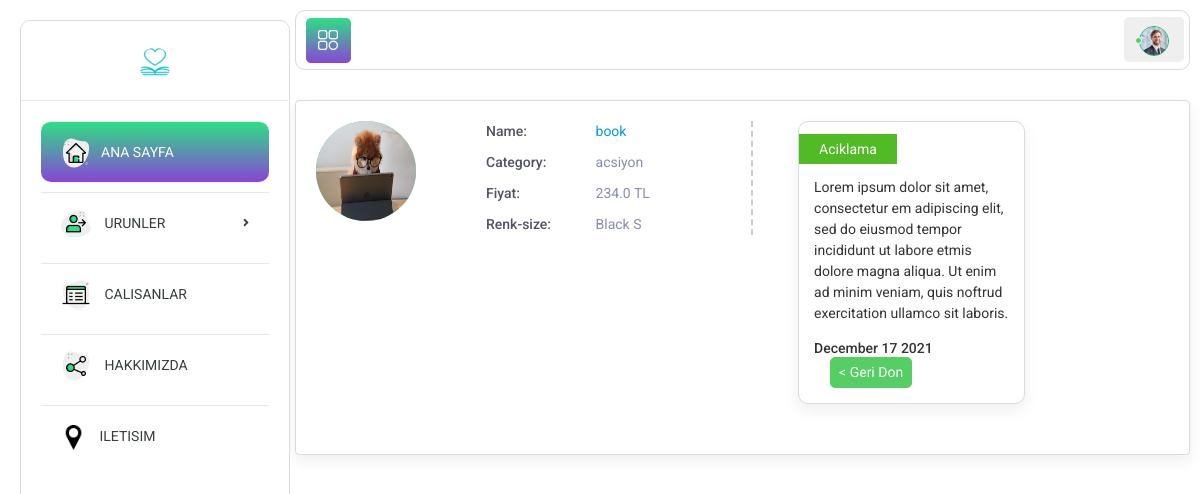
The app's page /urunler/kitap/ with its own data.
### Migros/models.py (models this page shows, shortened)
class Urunler(models.Model):
    sz                      = (
                                ("S", "S"),
                                ("XS", "XS"),
                                ("M", "M"),
                                ("L", "L"),
                                ("XL", "XL"),
                                ("XXL", "XXL")
                                )
    cr                       = (
                                ("Black", "Black"),
                                ("White", "White"),
                                ("Yellow", "Yellow"),
                                ("Red", "Red"),
                                ("Blue", "Blue"),
                                ("Green", "Green")
                            )
    bm                       = (
                                ("TL", "TL"),
                                ("$", "$"),
                                ("Euro", "Euro"),
                                )
    name                    = models.CharField(max_length=64, blank=True, null=True)
    slug                    = models.SlugField(allow_unicode=True)
    price                   = models.FloatField(max_length=7, blank=True, null=True)
    birim                   = models.CharField(blank=True, null=True, max_length=64, choices=bm)
    img                     = models.ImageField(upload_to='urunler', blank=True, null=True)
    date                    = models.DateTimeField(auto_now_add=True)
    count                   = models.IntegerField()
    size                    = models.CharField(blank=True, null=True, max_length=64, choices=sz)
    color                   = models.CharField(blank=True, null=True, max_length=64, choices=cr)
    description             = models.TextField()
    category                = models.ForeignKey(Category, blank=True, null=True, on_delete=models.CASCADE)
    class Meta:
        ordering = ["-date"]

class Category(models.Model):
    title = models.CharField(max_length=64, null=True, blank=True)
    slug = models.SlugField(allow_unicode=True)
    def __str__(self):
        return self.title

### Migros/views.py (the view)
# urls.py: path('urunler/<slug:slug>/', urundetail, name="urun-detail"),
def urundetail(request, slug):
    context = {
        "urun": Urunler.objects.get(slug=slug)
    }
    return render(request, 'urun_detail.html', context)

### templates/urun_detail.html
{% extends 'base.html' %}
{% load static %}
{% block content %}
    <body>
    <div class="main-wrapper">
        <div class="page-wrapper">
            <div class="content container-fluid">
                <div class="card-box m-b-0">
                    <div class="row">
                        <div class="col-md-12">
                            <div class="profile-view">
                                <div class="profile-img-wrap">
                                    <div class="profile-img">
                                        {% if urun.img %}
                                            <a href="#"><img class="avatar" src="{{ urun.img.url }}" alt=""></a>
                                        {% else %}
                                            <a href="#"><img class="avatar" src="{% static 'assets/img/user.jpg' %}"
                                                             alt=""></a>
                                        {% endif %}
                                    </div>
                                </div>
                                <div class="profile-basic">
                                    <div class="row">
                                        <div class="col-md-5">
                                            <div class="profile-info-left">
                                                <ul class="personal-info">
                                                    <li>
                                                        <span class="title">Name: </span>
                                                        <span class="text"><a href="#">{{ urun.name }}</a></span>
                                                    </li>
                                                    <li>
                                                        <span class="title">Category:</span>
                                                        <span class="text">{{ urun.category }}</span>
                                                    </li>
                                                    <li>
                                                        <span class="title">Fiyat:</span>
                                                        <span class="text">{{ urun.price }} {{ urun.birim }}</span>
                                                    </li>
                                                    <li>
                                                        <span class="title">Renk-size:</span>
                                                        <span class="text">{{ urun.color }} {{ urun.size }}</span>
                                                    </li>
                                                </ul>
                                            </div>
                                        </div>
                                        <div class="col-md-7">
                                            <div class="col-md-8 col-sm-12">
                                                <div class="ribbon-wrapper card">
                                                    <div class="card-body">
                                                        <div class="ribbon ribbon-success">Aciklama</div>
                                                        <p>{{ urun.description }}</p>
                                                        <h5 class="company-role m-t-0 m-b-0">{{ urun.date|date:"F  d  Y" }}
                                                            <a style="margin-left: 1rem" href="{% url 'urunler' %}">
                                                            <button type="button" class="btn btn-success btn-sm mb-0.1">
                                                                < Geri Don
                                                            </button>
                                                        </a></h5>
                                                    </div>
                                                </div>
                                            </div>
                                        </div>
                                    </div>
                                </div>
                            </div>
                        </div>
                    </div>
                </div>
            </div>
        </div>
    </div>
    </body>
{% endblock %}

### records on screen
Urunler: img (picture), name "book", category "acsiyon", price "234.0", birim "TL", color "Black", size "S", description "Lorem ipsum dolor sit amet, consectetur em adipiscing elit, sed do eiusmod tempor incididunt ut labore etmis dolore magna aliqua. Ut enim ad minim veniam, quis noftrud exercitation ullamco sit laboris.", date "December 17 2021"
